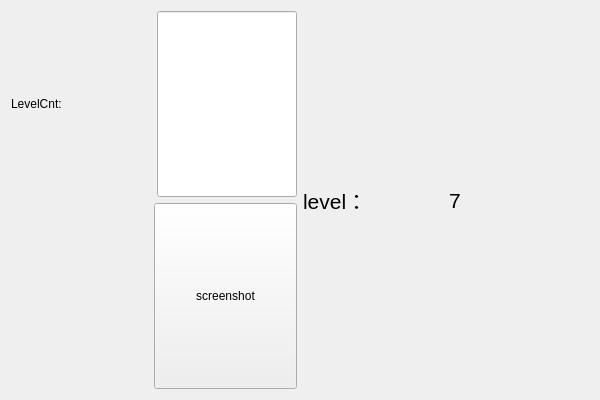
<?xml version="1.0" encoding="UTF-8"?>
<ui version="4.0">
 <class>ColorPositionDiscriminationClass</class>
 <widget class="QMainWindow" name="ColorPositionDiscriminationClass">
  <property name="geometry">
   <rect>
    <x>0</x>
    <y>0</y>
    <width>600</width>
    <height>400</height>
   </rect>
  </property>
  <property name="windowTitle">
   <string>ColorPositionDiscrimination</string>
  </property>
  <widget class="QWidget" name="centralWidget">
   <layout class="QGridLayout" name="gridLayout">
    <item row="0" column="0">
     <layout class="QHBoxLayout" name="horizontalLayout_4">
      <item>
       <layout class="QVBoxLayout" name="verticalLayout" stretch="1,1">
        <item>
         <layout class="QHBoxLayout" name="horizontalLayout" stretch="1,1">
          <item>
           <widget class="QLabel" name="label">
            <property name="sizePolicy">
             <sizepolicy hsizetype="Expanding" vsizetype="Expanding">
              <horstretch>0</horstretch>
              <verstretch>0</verstretch>
             </sizepolicy>
            </property>
            <property name="text">
             <string>LevelCnt:</string>
            </property>
           </widget>
          </item>
          <item>
           <widget class="QLineEdit" name="levelCntEdit">
            <property name="sizePolicy">
             <sizepolicy hsizetype="Expanding" vsizetype="Expanding">
              <horstretch>0</horstretch>
              <verstretch>0</verstretch>
             </sizepolicy>
            </property>
            <property name="maxLength">
             <number>2</number>
            </property>
           </widget>
          </item>
         </layout>
        </item>
        <item>
         <layout class="QHBoxLayout" name="horizontalLayout_3" stretch="1,1">
          <item>
           <spacer name="horizontalSpacer">
            <property name="orientation">
             <enum>Qt::Horizontal</enum>
            </property>
            <property name="sizeHint" stdset="0">
             <size>
              <width>40</width>
              <height>20</height>
             </size>
            </property>
           </spacer>
          </item>
          <item>
           <widget class="QPushButton" name="screenshotButton">
            <property name="sizePolicy">
             <sizepolicy hsizetype="Expanding" vsizetype="Expanding">
              <horstretch>0</horstretch>
              <verstretch>0</verstretch>
             </sizepolicy>
            </property>
            <property name="text">
             <string>screenshot</string>
            </property>
           </widget>
          </item>
         </layout>
        </item>
       </layout>
      </item>
     </layout>
    </item>
    <item row="0" column="1">
     <layout class="QHBoxLayout" name="horizontalLayout_2" stretch="1,1">
      <item>
       <widget class="QLabel" name="label_2">
        <property name="sizePolicy">
         <sizepolicy hsizetype="Expanding" vsizetype="Expanding">
          <horstretch>0</horstretch>
          <verstretch>0</verstretch>
         </sizepolicy>
        </property>
        <property name="font">
         <font>
          <pointsize>16</pointsize>
         </font>
        </property>
        <property name="text">
         <string>level：</string>
        </property>
       </widget>
      </item>
      <item>
       <widget class="QLabel" name="levelLabel">
        <property name="sizePolicy">
         <sizepolicy hsizetype="Expanding" vsizetype="Expanding">
          <horstretch>0</horstretch>
          <verstretch>0</verstretch>
         </sizepolicy>
        </property>
        <property name="font">
         <font>
          <pointsize>16</pointsize>
         </font>
        </property>
        <property name="text">
         <string>7</string>
        </property>
       </widget>
      </item>
     </layout>
    </item>
   </layout>
  </widget>
 </widget>
 <layoutdefault spacing="6" margin="11"/>
 <resources>
  <include location="colorpositiondiscrimination.qrc"/>
 </resources>
 <connections/>
</ui>
